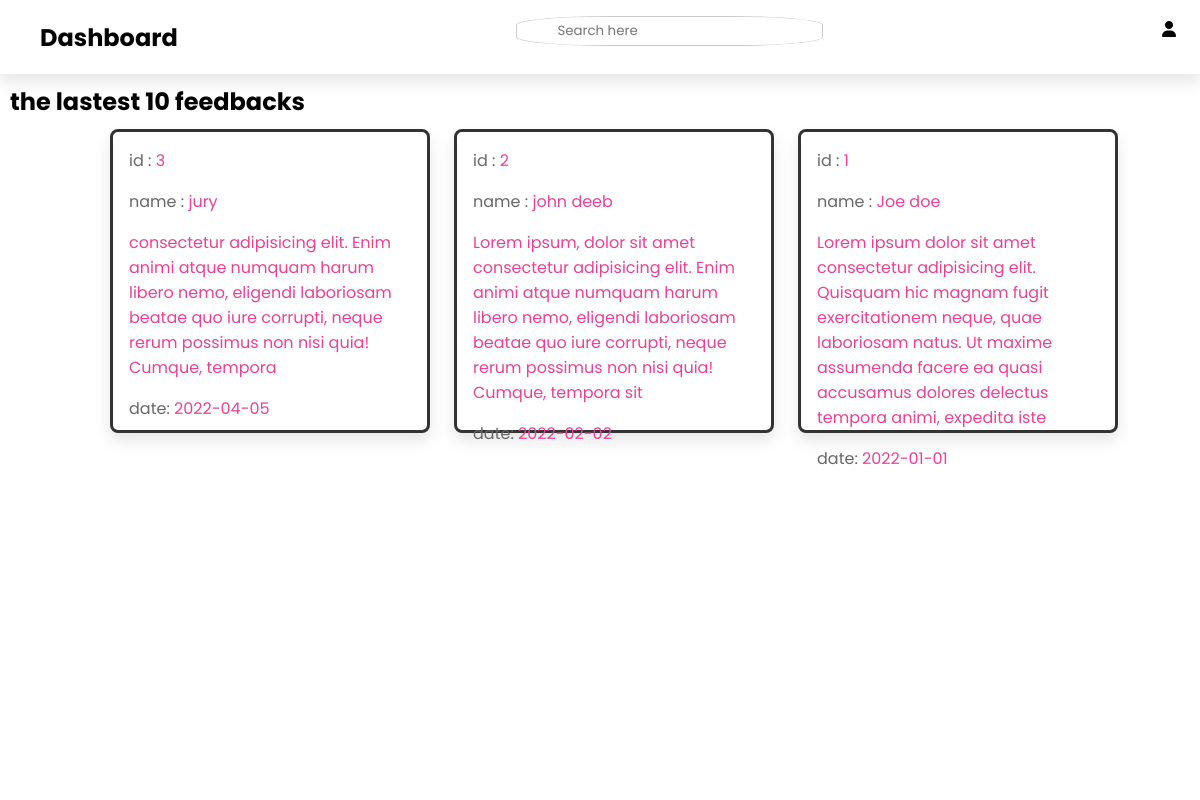
Page /feedback.php (signed in) on the committed database.
### tables this page shows
CREATE TABLE `feedback` (
  `id_comm` int unsigned NOT NULL AUTO_INCREMENT,
  `name` varchar(50) NOT NULL,
  `commentaire` varchar(1024) NOT NULL,
  `date` date NOT NULL,
  PRIMARY KEY (`id_comm`)
);

### feedback.php (the view, shortened to what this page needs)
<!DOCTYPE html>
<html lang="en">
<head>
<link rel="stylesheet" href="css/Astyle1.css">
<link rel="stylesheet" href="css/Astyle8.css">
<link rel="stylesheet" href="https://cdnjs.cloudflare.com/ajax/libs/font-awesome/6.1.0/css/all.min.css">
<link rel="stylesheet" href="https://maxst.icons8.com/vue-static/landings/line-awesome/line-awesome/1.3.0/css/line-awesome.min.css">
</head>
<body>
<?php
require("include\dashboard.php");
?>
<section class="placed-feedback">
   <h1 class="title">the lastest 10 feedbacks</h1>
   <div class="box-container">
<?php
$sql=" SELECT * FROM `feedback` ORDER BY id_comm DESC LIMIT 10 ;";
$result=mysqli_query($connect ,$sql) or die( 'query failed ');
      if(mysqli_num_rows($result) > 0){
         while($fetch_orders = mysqli_fetch_assoc($result)){
      ?>
      <div class="box">
         <p> id : <span><?php echo $fetch_orders['id_comm']; ?></span> </p>
         <p> name : <span><?php echo $fetch_orders['name']; ?></span> </p>
         <p> <span><?php echo $fetch_orders['commentaire']; ?></span> </p>
         <p> date: <span><?php echo $fetch_orders['date']; ?></span> </p>
      </div>
      <?php
         }
      }?>
	  </div>
</section>
</body>
</html>

### include/dashboard.php (shortened to what this page needs)
<header>
<h2><label for="nav-toggle">
<span class="las la-bars" id="menu-btn" style="cursor:pointer;" ></span>
</label>
Dashboard</h2>
<div class="search-wrapper">
<input type="search" placeholder="Search here"  />
</div>
<div class="fas fa-user" id="user-btn" style="cursor:pointer;" ></div>
</header>
<nav class="navbar">
<div class="sidebar" >
<a href="#" class="logo"><div ><img src="css/images/tavola.jpg" /></div><span><h2>LaTavola</h2></span></a>
<div class="sidebar-menu">
<ul>
<li><a href="Homeadmin1" class="active"><span class="las la-igloo"></span><span>Dashboard</span></a></li>
<li><a href="Menu.php" class="active1"><span class="las la-list"></span><span>Menu</span></a></li>
<li><a href="List.php" class="active2"><span class="las la-clipboard-list"></span><span>List of items</span></a></li>
<li><a href="Extra.php" class="active3"><span class="la la-plus"></span><span>Extras</span></a></li>
<li><a href="Orders.php" class="active4" ><span class="las la-shopping-bag"></span><span>Orders</span></a></li>
<li><a href="reserve.php" class="active10" ><span class="las la-calendar" ></span><span>Reservation</span></a></li>
<li><a href="feedback.php" class="active5"><span class="las la-comment"></span><span>feedbacks</span></a></li>
<li><a href="offers.php" class="active6"><span class="las la-gift"></span><span>offers</span></a></li>
<li><a href="discount.php" class="active7"><span class="las la-percent "></span><span>discount</span></a></li>
<li><a href="currency.php" class="active8"><span class="las la-money-bill-wave-alt"></span><span>Currency</span></a></li>
<?php
if($_SESSION['TSadmin'] == 'superAdmin'|| $_SESSION['TSadmin']=='super Admin' || $_SESSION['TSadmin']=='superadmin'|| $_SESSION['TSadmin']=='super admin'){?>
<li><a href="Adacc.php" class="active9"><span class="las la-users" ></span><span>Accounts</span></a></li>
<?php }?>
</ul>
</div>
</div>
</nav>

### css/Astyle1.css (style rules this page uses)
:root { --pink:#e84393; --red:#c0392b; --orange :#f39c12; --black:#333; --white:#fff; --light-color:#666; --light-white:#ccc; --light-bg:#f5f5f5; --border:.2rem solid var(--black); --main-color:rgb(221,47,110); --color-dark:#1D2231; --text-grey:#8390A2; --box-shadow:0 .5rem 1rem rgba(0,0,0,.1); }
* { margin:0; padding:0; box-sizing: border-box; outline: none; border: none; text-decoration:none; list-style-type:none; font-family:'Poppins', sans-serif; }
.logo span h2 { margin-top:-2.2rem; margin-left:5rem; }
.logo { margin-left:20px; font-weight: bolder; align-items: center; color:white; }
.logo div { margin-top:1rem; display:inline; width:8rem; height:100%; }
img { height:3.5rem; margin-top:1rem; border-radius:50%; }
.sidebar { overflow:auto; scrollbar-width: none; width:345px; left:0; height:91vh; background-color:var(--main-color); }
.navbar { overflow:auto; text-decoration: none; scrollbar-width: none; position:fixed; clip-path: polygon(0 0, 100% 0, 100% 0, 0 0); }
.sidebar-menu { margin-top:2.5rem; }
.sidebar-menu li { width:100%; margin-bottom:17px; padding-left:2rem; }
.sidebar-menu a { padding-left:1.6rem; display:block; color:var(--white); font-size:1.1rem; }
.sidebar-menu a span:first-child { font-size:1.5rem; padding-right:1rem; }
header { top:0; left:0; right:0; width:100%; background-color: var(--white); box-shadow:var(--box-shadow); padding:1rem 1.5rem; display:flex; justify-content:space-between; z-index:1000; position: sticky; }
header label span { font-size:1.7rem; padding-left:1rem; }
.search-wrapper { border:1px solid #ccc; border-radius:30%; height:30px; display:flex; align-items:center; overflow-x:hidden; }
.search-wrapper input { height:100%; padding:.5rem; border:none; outline:none; }
#user-btn { margin-top:5px; }

### css/Astyle8.css (style rules this page uses)
.placed-feedback { margin-top:10px; width:500px; margin-left:10px; }
.placed-feedback .box-container { display: grid; grid-template-columns: repeat(3 , 20rem); gap:1.5rem; align-items: flex-start; margin-top:10px; margin-left:20%; }
.placed-feedback .box-container .box { padding:1rem; border:var(--border); background-color: var(--white); box-shadow: var(--box-shadow); border-radius: .5rem; height:19rem; }
.placed-feedback .box-container .box p { margin-bottom: 1rem; font-size: 1rem; color:var(--light-color); }
.placed-feedback .box-container .box p span { color:var(--pink); }

### feedback.php (style rules this page uses)
.sidebar-menu a.active5 { background:#fff; padding-top:1rem; padding-bottom:1rem; color:var(--main-color); border-radius:30px 0px 0px 30px; }

### rows in the picture
feedback: id_comm "3", name "jury", commentaire "consectetur adipisicing elit. Enim animi atque numquam harum libero nemo, eligendi laboriosam beatae quo iure corrupti, neque rerum possimus non nisi quia! Cumque, tempora", date "2022-04-05"
feedback: id_comm "2", name "john deeb", commentaire "Lorem ipsum, dolor sit amet consectetur adipisicing elit. Enim animi atque numquam harum libero nemo, eligendi laboriosam beatae quo iure corrupti, neque rerum possimus non nisi quia! Cumque, tempora sit", date "2022-02-02"
feedback: id_comm "1", name "Joe doe", commentaire "Lorem ipsum dolor sit amet consectetur adipisicing elit. Quisquam hic magnam fugit exercitationem neque, quae laboriosam natus. Ut maxime assumenda facere ea quasi accusamus dolores delectus tempora animi, expedita iste", date "2022-01-01"
